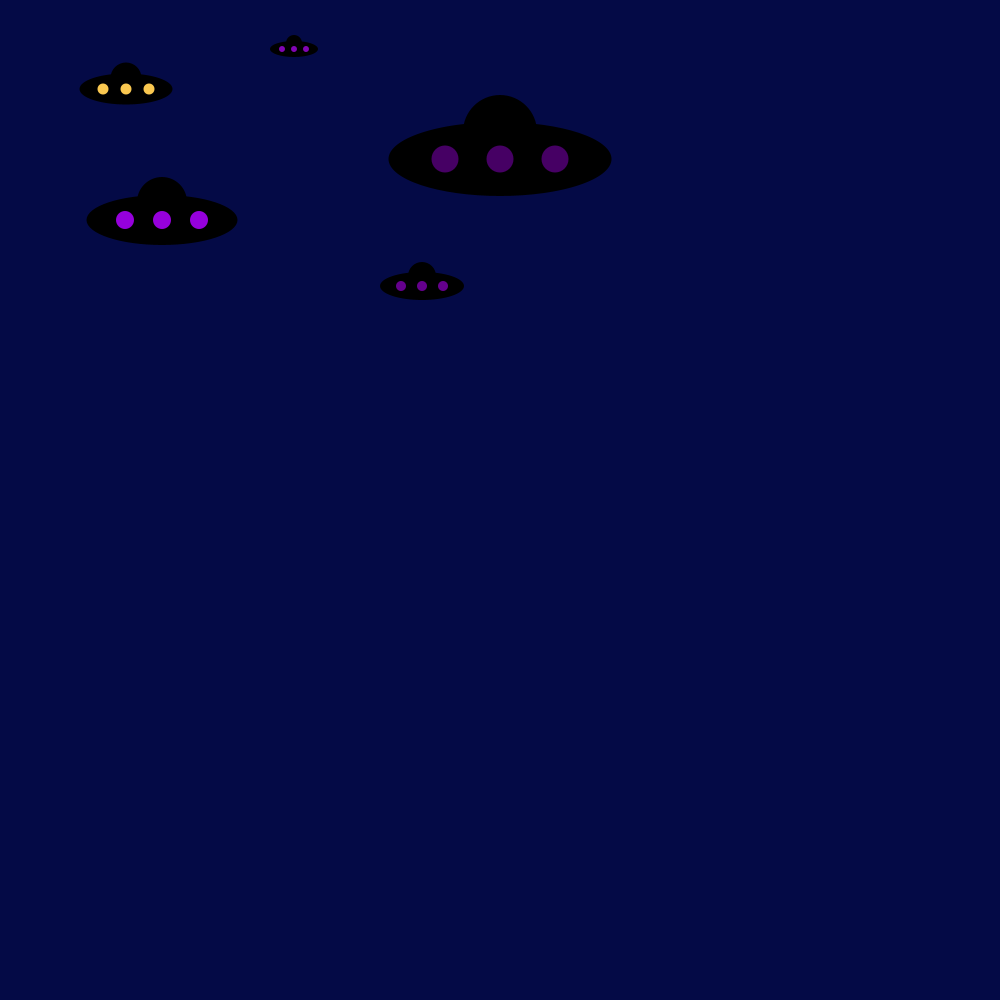
Frame 1 (no input)
Frame 60 (the mouse pressed at the canvas centre just before this capture): identical to frame 1, image omitted
Frame 120 (the mouse held since frame 60 and released just before this capture): identical to frame 1, image omitted

The Processing sketch that drew this single still picture (run headless with seeded random() and noise(); from frame 60 on, the mouse is pressed at the canvas centre):

// Processing sketch: sketch_04_03_spaceship
// ── sketch_04_03_spaceship.pde
void setup() {
  size(1000, 1000);
}

void draw() {
  background(4, 10, 70);
  drawSpaceship(500, 159, 223, color(70, 0, 100));
  drawSpaceship(126, 89, 93, color(250, 200, 80));
  drawSpaceship(422, 286, 84, color(100, 0, 140));
  drawSpaceship(294, 49, 48, color(130, 5, 180));
  drawSpaceship(162, 220, 151, color(150, 0, 220));
}

void drawSpaceship(int x, int y, int spaceshipSize, color windowColor) {
  fill(0);
  noStroke();
  ellipse(x, y, spaceshipSize, spaceshipSize/3);
  ellipse(x, y-spaceshipSize/8, spaceshipSize/3, spaceshipSize/3);
  fill (windowColor);
  ellipse (x, y, spaceshipSize/8, spaceshipSize/8);
  ellipse (x-spaceshipSize/4, y, spaceshipSize/8, spaceshipSize/8);
  ellipse (x+spaceshipSize/4, y, spaceshipSize/8, spaceshipSize/8);
}
